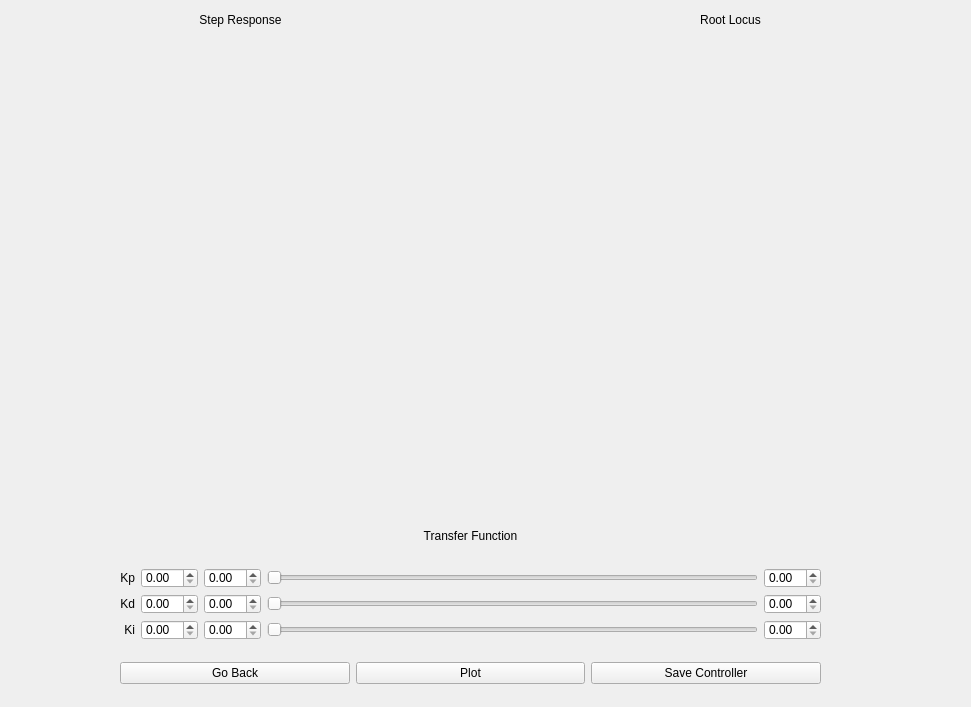
<?xml version="1.0" encoding="UTF-8"?>
<ui version="4.0">
 <class>ControlWindow</class>
 <widget class="QWidget" name="ControlWindow">
  <property name="geometry">
   <rect>
    <x>0</x>
    <y>0</y>
    <width>971</width>
    <height>707</height>
   </rect>
  </property>
  <property name="windowTitle">
   <string>ControlWindow</string>
  </property>
  <widget class="QWidget" name="layoutWidget">
   <property name="geometry">
    <rect>
     <x>120</x>
     <y>510</y>
     <width>701</width>
     <height>191</height>
    </rect>
   </property>
   <layout class="QVBoxLayout" name="outerVLayout">
    <item>
     <layout class="QVBoxLayout" name="topHLayout">
      <item>
       <widget class="QLabel" name="tfLabel">
        <property name="maximumSize">
         <size>
          <width>1000</width>
          <height>20</height>
         </size>
        </property>
        <property name="text">
         <string>Transfer Function</string>
        </property>
        <property name="alignment">
         <set>Qt::AlignCenter</set>
        </property>
       </widget>
      </item>
     </layout>
    </item>
    <item>
     <layout class="QHBoxLayout" name="horizontalLayout" stretch="0,0,0,2,0">
      <item>
       <layout class="QVBoxLayout" name="kVLayout">
        <item>
         <widget class="QLabel" name="kpLabel">
          <property name="maximumSize">
           <size>
            <width>75</width>
            <height>20</height>
           </size>
          </property>
          <property name="text">
           <string>Kp</string>
          </property>
          <property name="alignment">
           <set>Qt::AlignRight|Qt::AlignTrailing|Qt::AlignVCenter</set>
          </property>
         </widget>
        </item>
        <item>
         <widget class="QLabel" name="kdLabel">
          <property name="maximumSize">
           <size>
            <width>75</width>
            <height>20</height>
           </size>
          </property>
          <property name="text">
           <string>Kd</string>
          </property>
          <property name="alignment">
           <set>Qt::AlignRight|Qt::AlignTrailing|Qt::AlignVCenter</set>
          </property>
         </widget>
        </item>
        <item>
         <widget class="QLabel" name="kiLabel">
          <property name="maximumSize">
           <size>
            <width>75</width>
            <height>20</height>
           </size>
          </property>
          <property name="text">
           <string>Ki</string>
          </property>
          <property name="alignment">
           <set>Qt::AlignRight|Qt::AlignTrailing|Qt::AlignVCenter</set>
          </property>
         </widget>
        </item>
       </layout>
      </item>
      <item>
       <layout class="QVBoxLayout" name="lineEditVLayout">
        <property name="leftMargin">
         <number>0</number>
        </property>
        <property name="rightMargin">
         <number>0</number>
        </property>
        <item>
         <widget class="QDoubleSpinBox" name="kpValBox">
          <property name="maximumSize">
           <size>
            <width>16777215</width>
            <height>20</height>
           </size>
          </property>
         </widget>
        </item>
        <item>
         <widget class="QDoubleSpinBox" name="kdValBox">
          <property name="maximumSize">
           <size>
            <width>16777215</width>
            <height>20</height>
           </size>
          </property>
         </widget>
        </item>
        <item>
         <widget class="QDoubleSpinBox" name="kiValBox">
          <property name="maximumSize">
           <size>
            <width>16777215</width>
            <height>20</height>
           </size>
          </property>
         </widget>
        </item>
       </layout>
      </item>
      <item>
       <layout class="QVBoxLayout" name="minBoxVLayout">
        <item>
         <widget class="QDoubleSpinBox" name="kpMinBox">
          <property name="maximumSize">
           <size>
            <width>16777215</width>
            <height>20</height>
           </size>
          </property>
         </widget>
        </item>
        <item>
         <widget class="QDoubleSpinBox" name="kdMinBox">
          <property name="maximumSize">
           <size>
            <width>16777215</width>
            <height>20</height>
           </size>
          </property>
         </widget>
        </item>
        <item>
         <widget class="QDoubleSpinBox" name="kiMinBox">
          <property name="maximumSize">
           <size>
            <width>16777215</width>
            <height>20</height>
           </size>
          </property>
         </widget>
        </item>
       </layout>
      </item>
      <item>
       <layout class="QVBoxLayout" name="sliderVLayout">
        <item>
         <widget class="QSlider" name="kpSlider">
          <property name="maximumSize">
           <size>
            <width>16777215</width>
            <height>20</height>
           </size>
          </property>
          <property name="orientation">
           <enum>Qt::Horizontal</enum>
          </property>
         </widget>
        </item>
        <item>
         <widget class="QSlider" name="kdSlider">
          <property name="maximumSize">
           <size>
            <width>16777215</width>
            <height>20</height>
           </size>
          </property>
          <property name="orientation">
           <enum>Qt::Horizontal</enum>
          </property>
         </widget>
        </item>
        <item>
         <widget class="QSlider" name="kiSlider">
          <property name="maximumSize">
           <size>
            <width>16777215</width>
            <height>20</height>
           </size>
          </property>
          <property name="orientation">
           <enum>Qt::Horizontal</enum>
          </property>
         </widget>
        </item>
       </layout>
      </item>
      <item>
       <layout class="QVBoxLayout" name="maxBoxVLayout">
        <item>
         <widget class="QDoubleSpinBox" name="kdMaxBox">
          <property name="maximumSize">
           <size>
            <width>16777215</width>
            <height>20</height>
           </size>
          </property>
         </widget>
        </item>
        <item>
         <widget class="QDoubleSpinBox" name="kiMaxBox">
          <property name="maximumSize">
           <size>
            <width>16777215</width>
            <height>20</height>
           </size>
          </property>
         </widget>
        </item>
        <item>
         <widget class="QDoubleSpinBox" name="kpMaxBox">
          <property name="maximumSize">
           <size>
            <width>16777215</width>
            <height>20</height>
           </size>
          </property>
         </widget>
        </item>
       </layout>
      </item>
     </layout>
    </item>
    <item>
     <layout class="QHBoxLayout" name="buttonHLayout">
      <item>
       <widget class="QPushButton" name="backButton">
        <property name="text">
         <string>Go Back</string>
        </property>
       </widget>
      </item>
      <item>
       <widget class="QPushButton" name="plotButton">
        <property name="text">
         <string>Plot</string>
        </property>
       </widget>
      </item>
      <item>
       <widget class="QPushButton" name="saveButton">
        <property name="text">
         <string>Save Controller</string>
        </property>
       </widget>
      </item>
     </layout>
    </item>
   </layout>
  </widget>
  <widget class="QCustomPlot" name="stepPlot" native="true">
   <property name="geometry">
    <rect>
     <x>0</x>
     <y>29</y>
     <width>480</width>
     <height>451</height>
    </rect>
   </property>
  </widget>
  <widget class="QCustomPlot" name="rootLocusPlot" native="true">
   <property name="geometry">
    <rect>
     <x>490</x>
     <y>29</y>
     <width>480</width>
     <height>451</height>
    </rect>
   </property>
  </widget>
  <widget class="QLabel" name="tfLabel_2">
   <property name="geometry">
    <rect>
     <x>0</x>
     <y>10</y>
     <width>481</width>
     <height>20</height>
    </rect>
   </property>
   <property name="maximumSize">
    <size>
     <width>1000</width>
     <height>20</height>
    </size>
   </property>
   <property name="text">
    <string>Step Response</string>
   </property>
   <property name="alignment">
    <set>Qt::AlignCenter</set>
   </property>
  </widget>
  <widget class="QLabel" name="tfLabel_3">
   <property name="geometry">
    <rect>
     <x>490</x>
     <y>10</y>
     <width>481</width>
     <height>20</height>
    </rect>
   </property>
   <property name="maximumSize">
    <size>
     <width>1000</width>
     <height>20</height>
    </size>
   </property>
   <property name="text">
    <string>Root Locus</string>
   </property>
   <property name="alignment">
    <set>Qt::AlignCenter</set>
   </property>
  </widget>
  <zorder>stepPlot</zorder>
  <zorder>rootLocusPlot</zorder>
  <zorder>layoutWidget</zorder>
  <zorder>tfLabel_2</zorder>
  <zorder>tfLabel_3</zorder>
 </widget>
 <customwidgets>
  <customwidget>
   <class>QCustomPlot</class>
   <extends>QWidget</extends>
   <header>qcustomplot.h</header>
   <container>1</container>
  </customwidget>
 </customwidgets>
 <resources/>
 <connections/>
</ui>
